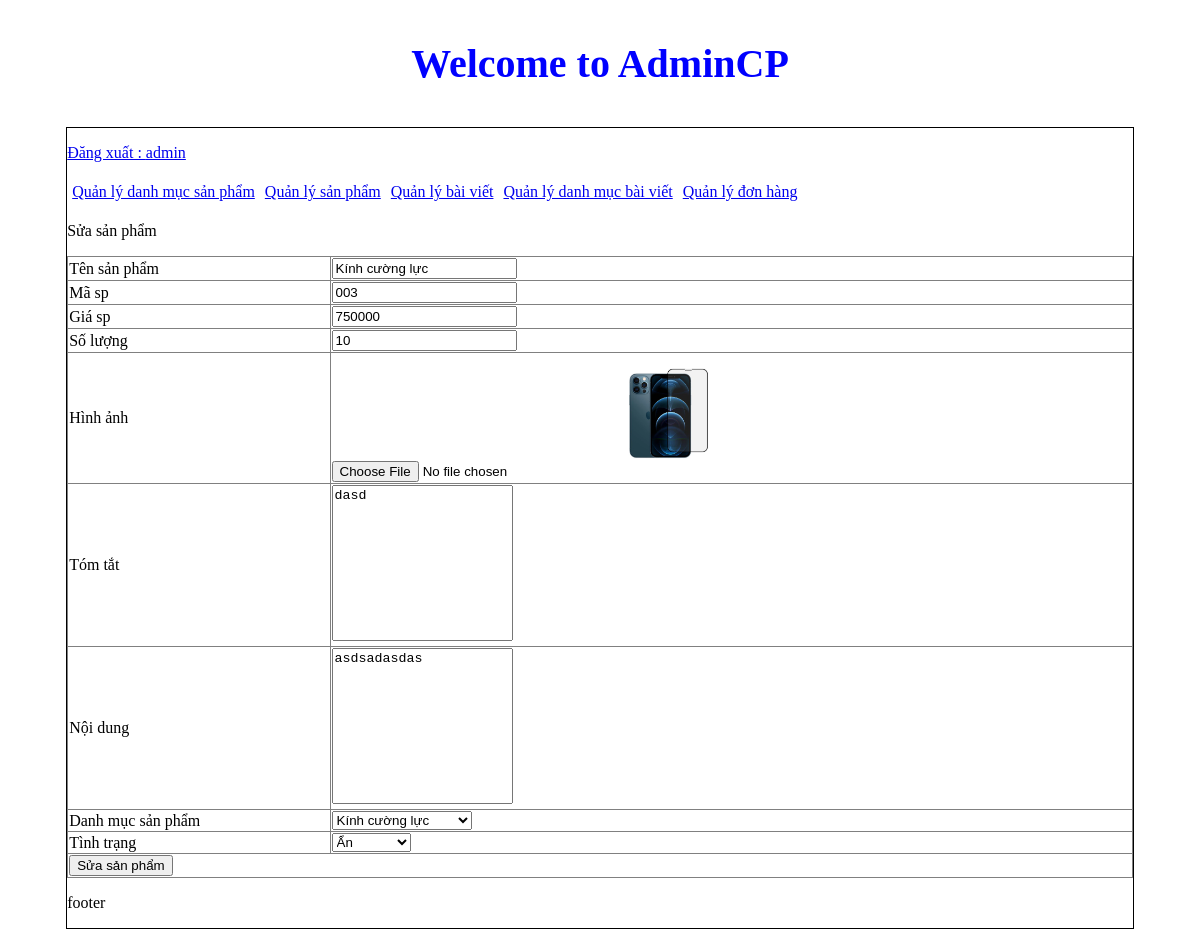
Screenshot of /admincp/index.php?action=quanlysp&query=sua&idsanpham=8 (signed in) with the database file from the repository.
### tables this page shows
CREATE TABLE `tbl_sanpham` (
  `id_sanpham` int(11) NOT NULL,
  `tensanpham` varchar(250) NOT NULL,
  `masp` varchar(100) NOT NULL,
  `giasp` varchar(50) NOT NULL,
  `soluong` int(11) NOT NULL,
  `hinhanh` varchar(50) NOT NULL,
  `tomtat` text NOT NULL,
  `noidung` text NOT NULL,
  `tinhtrang` int(11) NOT NULL,
  `id_danhmuc` int(11) NOT NULL
);

### admincp/modules/quanlysp/sua.php (the view, shortened to what this page needs)
<?php
	$sql_sua_sp = "SELECT * FROM tbl_sanpham WHERE id_sanpham='$_GET[idsanpham]' LIMIT 1";
	$query_sua_sp = mysqli_query($mysqli,$sql_sua_sp);
?>
<p>Sửa sản phẩm</p>
<table border="1" width="100%" style="border-collapse: collapse;">
<?php
while($row = mysqli_fetch_array($query_sua_sp)) {
?>
 <form method="POST" action="modules/quanlysp/xuly.php?idsanpham=<?php echo $row['id_sanpham'] ?>" enctype="multipart/form-data">
	  <tr>
	  	<td>Tên sản phẩm</td>
	  	<td><input type="text" value="<?php echo $row['tensanpham'] ?>" name="tensanpham"></td>
	  </tr>
	   <tr>
	  	<td>Mã sp</td>
	  	<td><input type="text" value="<?php echo $row['masp'] ?>" name="masp"></td>
	  </tr>
	  <tr>
	  	<td>Giá sp</td>
	  	<td><input type="text" value="<?php echo $row['giasp'] ?>" name="giasp"></td>
	  </tr>
	  <tr>
	  	<td>Số lượng</td>
	  	<td><input type="text" value="<?php echo $row['soluong'] ?>" name="soluong"></td>
	  </tr>
	   <tr>
	  	<td>Hình ảnh</td>
	  	<td>
	  		<input type="file" name="hinhanh">
	  		<img src="modules/quanlysp/uploads/<?php echo $row['hinhanh'] ?>" width="150px">
	  	</td>
	  </tr>
	  <tr>
	  	<td>Tóm tắt</td>
	  	<td><textarea rows="10"  name="tomtat" style="resize: none"><?php echo $row['tomtat'] ?></textarea></td>
	  </tr>
	   <tr>
	  	<td>Nội dung</td>
	  	<td><textarea rows="10"  name="noidung" style="resize: none"><?php echo  $row['noidung'] ?></textarea></td>
	  </tr>
	  <tr>
	    <td>Danh mục sản phẩm</td>
	    <td>
	    	<select name="danhmuc">
	    		<?php
	    		$sql_danhmuc = "SELECT * FROM tbl_danhmuc ORDER BY id_danhmuc DESC";
	    		$query_danhmuc = mysqli_query($mysqli,$sql_danhmuc);
	    		while($row_danhmuc = mysqli_fetch_array($query_danhmuc)){
	    			if($row_danhmuc['id_danhmuc']==$row['id_danhmuc']){
	    		?>
	    		<option selected value="<?php echo $row_danhmuc['id_danhmuc'] ?>"><?php echo $row_danhmuc['tendanhmuc'] ?></option>
	    		<?php
	    			}else{
	    		?>
	    		<option value="<?php echo $row_danhmuc['id_danhmuc'] ?>"><?php echo $row_danhmuc['tendanhmuc'] ?></option>
	    		<?php
	    			}
	    		}
	    		?>
	    	</select>
	    </td>
	  </tr>
	  <tr>
	    <td>Tình trạng</td>
	    <td>
	    	<select name="tinhtrang">
	    		<?php
	    		if($row['tinhtrang']==1){
	    		?>
	    		<option value="1" selected>Kích hoạt</option>
	    		<option value="0">Ẩn</option>
	    		<?php
	    		}else{
	    		?>
	    		<option value="0" selected>Ẩn</option>
	    		<?php
	    		}
	    		?>
	    	</select>
	    </td>
	  </tr>
	   <tr>
	    <td colspan="2"><input type="submit" name="suasanpham" value="Sửa sản phẩm"></td>
	  </tr>
 </form>
 <?php
 }
 ?>
</table>

### rows the page displays
tbl_sanpham: tensanpham "Kính cường lực", masp "003", giasp "750000", soluong "10", hinhanh (picture), tomtat "dasd", noidung "asdsadasdas", tinhtrang "Ẩn"

### other values shown
$_SESSION['dangnhap'] "admin"
form field danhmuc "Kính cường lực"
